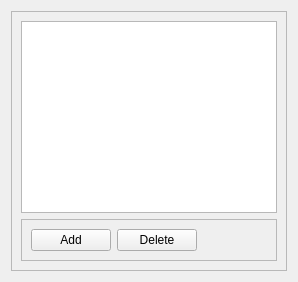
             <widget class="QWidget" name="tab">
              <attribute name="icon">
               <iconset>
                <normalon>:/res/mail-receive.png</normalon>
               </iconset>
              </attribute>
              <attribute name="title">
               <string>Service ids</string>
              </attribute>
              <layout class="QVBoxLayout" name="verticalLayout_19">
               <item>
                <widget class="QFrame" name="frame_18">
                 <property name="frameShape">
                  <enum>QFrame::StyledPanel</enum>
                 </property>
                 <property name="frameShadow">
                  <enum>QFrame::Raised</enum>
                 </property>
                 <layout class="QVBoxLayout" name="verticalLayout_20">
                  <item>
                   <widget class="QTableWidget" name="tableWidgetServiceIds"/>
                  </item>
                  <item>
                   <widget class="QFrame" name="frame_19">
                    <property name="frameShape">
                     <enum>QFrame::StyledPanel</enum>
                    </property>
                    <property name="frameShadow">
                     <enum>QFrame::Raised</enum>
                    </property>
                    <layout class="QHBoxLayout" name="horizontalLayout_9">
                     <item>
                      <widget class="QPushButton" name="pushButtonAddServiceId">
                       <property name="text">
                        <string>Add</string>
                       </property>
                       <property name="icon">
                        <iconset>
                         <normalon>:/res/list-add.png</normalon>
                        </iconset>
                       </property>
                      </widget>
                     </item>
                     <item>
                      <widget class="QPushButton" name="pushButtonRemoveServiceId">
                       <property name="text">
                        <string>Delete</string>
                       </property>
                       <property name="icon">
                        <iconset>
                         <normalon>:/res/list-remove.png</normalon>
                        </iconset>
                       </property>
                      </widget>
                     </item>
                     <item>
                      <spacer name="horizontalSpacer_9">
                       <property name="orientation">
                        <enum>Qt::Horizontal</enum>
                       </property>
                       <property name="sizeHint" stdset="0">
                        <size>
                         <width>40</width>
                         <height>20</height>
                        </size>
                       </property>
                      </spacer>
                     </item>
                    </layout>
                   </widget>
                  </item>
                 </layout>
                </widget>
               </item>
              </layout>
             </widget>
